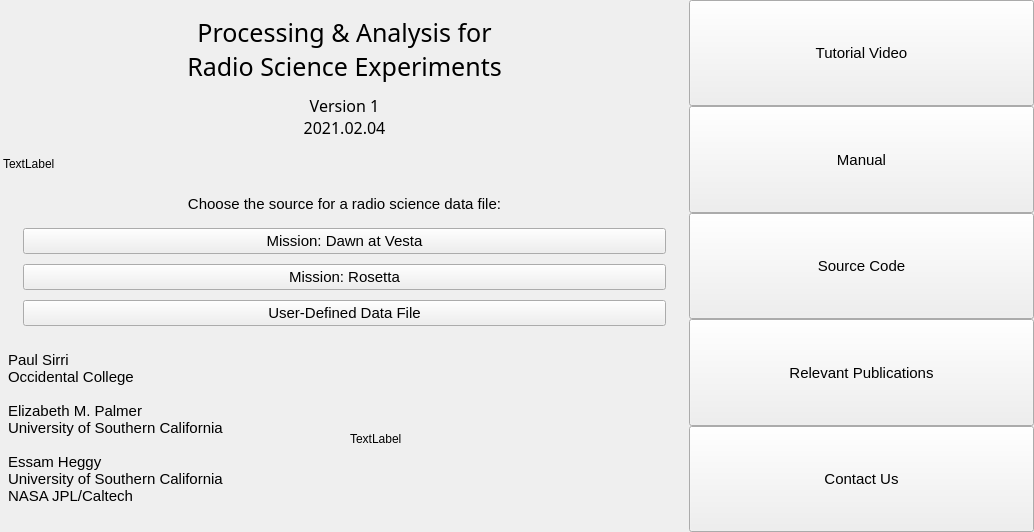
<?xml version="1.0" encoding="UTF-8"?>
<ui version="4.0">
 <class>MainWindow</class>
 <widget class="QMainWindow" name="MainWindow">
  <property name="geometry">
   <rect>
    <x>0</x>
    <y>0</y>
    <width>1034</width>
    <height>532</height>
   </rect>
  </property>
  <property name="font">
   <font>
    <family>Arial</family>
    <pointsize>9</pointsize>
   </font>
  </property>
  <property name="windowTitle">
   <string>MainWindow</string>
  </property>
  <widget class="QWidget" name="centralwidget">
   <layout class="QGridLayout" name="gridLayout">
    <property name="leftMargin">
     <number>0</number>
    </property>
    <property name="topMargin">
     <number>0</number>
    </property>
    <property name="rightMargin">
     <number>0</number>
    </property>
    <property name="bottomMargin">
     <number>0</number>
    </property>
    <item row="0" column="0">
     <layout class="QHBoxLayout" name="horizontalLayout" stretch="2,1">
      <property name="spacing">
       <number>0</number>
      </property>
      <item>
       <layout class="QVBoxLayout" name="vlayout_primary">
        <property name="spacing">
         <number>10</number>
        </property>
        <property name="leftMargin">
         <number>3</number>
        </property>
        <property name="topMargin">
         <number>15</number>
        </property>
        <property name="rightMargin">
         <number>3</number>
        </property>
        <property name="bottomMargin">
         <number>0</number>
        </property>
        <item>
         <widget class="QLabel" name="lbl_title">
          <property name="font">
           <font>
            <family>Bahnschrift SemiLight</family>
            <pointsize>19</pointsize>
           </font>
          </property>
          <property name="text">
           <string>Processing &amp; Analysis for
Radio Science Experiments</string>
          </property>
          <property name="alignment">
           <set>Qt::AlignCenter</set>
          </property>
         </widget>
        </item>
        <item>
         <widget class="QLabel" name="lbl_version">
          <property name="sizePolicy">
           <sizepolicy hsizetype="Preferred" vsizetype="Preferred">
            <horstretch>0</horstretch>
            <verstretch>0</verstretch>
           </sizepolicy>
          </property>
          <property name="font">
           <font>
            <family>Bahnschrift Light</family>
            <pointsize>12</pointsize>
            <weight>50</weight>
            <italic>false</italic>
            <bold>false</bold>
            <underline>false</underline>
            <strikeout>false</strikeout>
            <kerning>true</kerning>
           </font>
          </property>
          <property name="frameShape">
           <enum>QFrame::NoFrame</enum>
          </property>
          <property name="text">
           <string>Version 1
2021.02.04</string>
          </property>
          <property name="alignment">
           <set>Qt::AlignCenter</set>
          </property>
         </widget>
        </item>
        <item>
         <widget class="QLabel" name="label_parselogo">
          <property name="text">
           <string>TextLabel</string>
          </property>
         </widget>
        </item>
        <item>
         <widget class="QLabel" name="lbl_open_desc">
          <property name="font">
           <font>
            <family>Arial</family>
            <pointsize>11</pointsize>
           </font>
          </property>
          <property name="text">
           <string>Choose the source for a radio science data file:</string>
          </property>
          <property name="alignment">
           <set>Qt::AlignCenter</set>
          </property>
         </widget>
        </item>
        <item>
         <layout class="QVBoxLayout" name="verticalLayout">
          <property name="leftMargin">
           <number>20</number>
          </property>
          <property name="rightMargin">
           <number>20</number>
          </property>
          <item>
           <widget class="QPushButton" name="btn_dawnvesta">
            <property name="enabled">
             <bool>true</bool>
            </property>
            <property name="minimumSize">
             <size>
              <width>250</width>
              <height>0</height>
             </size>
            </property>
            <property name="font">
             <font>
              <family>Arial</family>
              <pointsize>11</pointsize>
             </font>
            </property>
            <property name="text">
             <string>Mission: Dawn at Vesta</string>
            </property>
           </widget>
          </item>
          <item>
           <widget class="QPushButton" name="btn_rosetta">
            <property name="minimumSize">
             <size>
              <width>250</width>
              <height>0</height>
             </size>
            </property>
            <property name="font">
             <font>
              <pointsize>11</pointsize>
             </font>
            </property>
            <property name="text">
             <string>Mission: Rosetta</string>
            </property>
           </widget>
          </item>
          <item>
           <widget class="QPushButton" name="btn_userfile">
            <property name="minimumSize">
             <size>
              <width>250</width>
              <height>0</height>
             </size>
            </property>
            <property name="font">
             <font>
              <pointsize>11</pointsize>
             </font>
            </property>
            <property name="text">
             <string>User-Defined Data File</string>
            </property>
           </widget>
          </item>
         </layout>
        </item>
        <item>
         <layout class="QHBoxLayout" name="horizontalLayout_2">
          <property name="topMargin">
           <number>15</number>
          </property>
          <property name="bottomMargin">
           <number>5</number>
          </property>
          <item>
           <widget class="QLabel" name="lbl_authors">
            <property name="font">
             <font>
              <family>Arial</family>
              <pointsize>11</pointsize>
             </font>
            </property>
            <property name="text">
             <string>Paul Sirri
Occidental College

Elizabeth M. Palmer
University of Southern California

Essam Heggy
University of Southern California
NASA JPL/Caltech
</string>
            </property>
            <property name="alignment">
             <set>Qt::AlignBottom|Qt::AlignLeading|Qt::AlignLeft</set>
            </property>
            <property name="indent">
             <number>5</number>
            </property>
           </widget>
          </item>
          <item>
           <widget class="QLabel" name="label_usclogo">
            <property name="text">
             <string>TextLabel</string>
            </property>
           </widget>
          </item>
         </layout>
        </item>
       </layout>
      </item>
      <item>
       <layout class="QVBoxLayout" name="vlayout_options">
        <property name="spacing">
         <number>0</number>
        </property>
        <item>
         <widget class="QPushButton" name="btn_tutorial">
          <property name="enabled">
           <bool>true</bool>
          </property>
          <property name="sizePolicy">
           <sizepolicy hsizetype="Minimum" vsizetype="Minimum">
            <horstretch>0</horstretch>
            <verstretch>0</verstretch>
           </sizepolicy>
          </property>
          <property name="minimumSize">
           <size>
            <width>170</width>
            <height>45</height>
           </size>
          </property>
          <property name="font">
           <font>
            <pointsize>11</pointsize>
           </font>
          </property>
          <property name="text">
           <string>Tutorial Video</string>
          </property>
         </widget>
        </item>
        <item>
         <widget class="QPushButton" name="btn_documentation">
          <property name="enabled">
           <bool>true</bool>
          </property>
          <property name="sizePolicy">
           <sizepolicy hsizetype="Minimum" vsizetype="Minimum">
            <horstretch>0</horstretch>
            <verstretch>0</verstretch>
           </sizepolicy>
          </property>
          <property name="minimumSize">
           <size>
            <width>170</width>
            <height>45</height>
           </size>
          </property>
          <property name="font">
           <font>
            <pointsize>11</pointsize>
           </font>
          </property>
          <property name="text">
           <string>Manual</string>
          </property>
         </widget>
        </item>
        <item>
         <widget class="QPushButton" name="btn_sourcecode">
          <property name="sizePolicy">
           <sizepolicy hsizetype="Minimum" vsizetype="Minimum">
            <horstretch>0</horstretch>
            <verstretch>0</verstretch>
           </sizepolicy>
          </property>
          <property name="minimumSize">
           <size>
            <width>170</width>
            <height>45</height>
           </size>
          </property>
          <property name="font">
           <font>
            <pointsize>11</pointsize>
           </font>
          </property>
          <property name="text">
           <string>Source Code</string>
          </property>
         </widget>
        </item>
        <item>
         <widget class="QPushButton" name="btn_about">
          <property name="enabled">
           <bool>true</bool>
          </property>
          <property name="sizePolicy">
           <sizepolicy hsizetype="Minimum" vsizetype="Minimum">
            <horstretch>0</horstretch>
            <verstretch>0</verstretch>
           </sizepolicy>
          </property>
          <property name="minimumSize">
           <size>
            <width>220</width>
            <height>45</height>
           </size>
          </property>
          <property name="font">
           <font>
            <pointsize>11</pointsize>
           </font>
          </property>
          <property name="text">
           <string>Relevant Publications</string>
          </property>
         </widget>
        </item>
        <item>
         <widget class="QPushButton" name="btn_contact">
          <property name="enabled">
           <bool>true</bool>
          </property>
          <property name="sizePolicy">
           <sizepolicy hsizetype="Minimum" vsizetype="Minimum">
            <horstretch>0</horstretch>
            <verstretch>0</verstretch>
           </sizepolicy>
          </property>
          <property name="minimumSize">
           <size>
            <width>170</width>
            <height>45</height>
           </size>
          </property>
          <property name="font">
           <font>
            <pointsize>11</pointsize>
           </font>
          </property>
          <property name="text">
           <string>Contact Us</string>
          </property>
         </widget>
        </item>
       </layout>
      </item>
     </layout>
    </item>
   </layout>
  </widget>
 </widget>
 <resources/>
 <connections/>
</ui>
